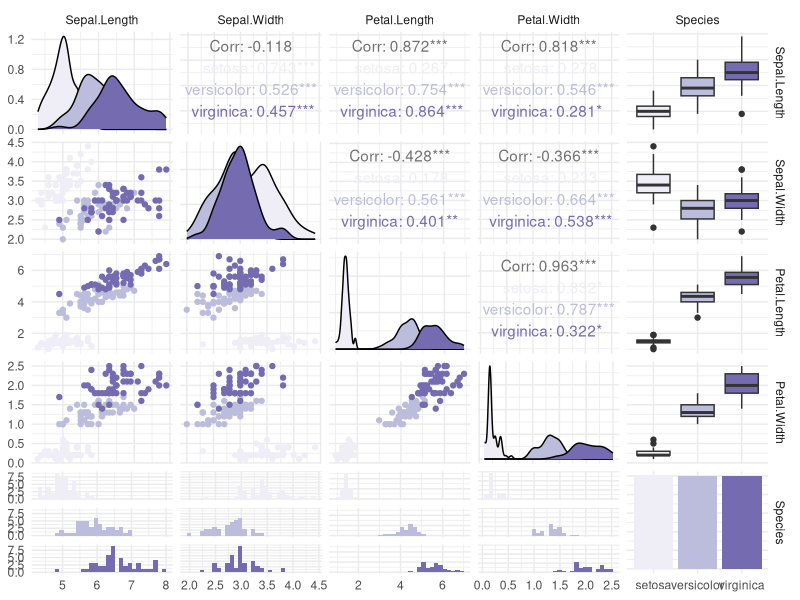

Write the R code that produced this figure.
#install.packages("GGally")

library(ggplot2)
library(GGally)

ggplot <- function(...) 
ggplot2::ggplot(...) + scale_color_brewer(palette="Purples") + scale_fill_brewer(palette="Purples")
unlockBinding("ggplot",parent.env(asNamespace("GGally")))
assign("ggplot",ggplot,parent.env(asNamespace("GGally")))

graph_corr <- ggpairs(iris, mapping = aes(color = Species), 
                      columns = c('Sepal.Length', 'Sepal.Width', 'Petal.Length', 'Petal.Width', 'Species'), 
                      columnLabels = c('Sepal.Length', 'Sepal.Width', 'Petal.Length', 'Petal.Width', 'Species')) 
graph_corr <- graph_corr + theme_minimal()
graph_corr